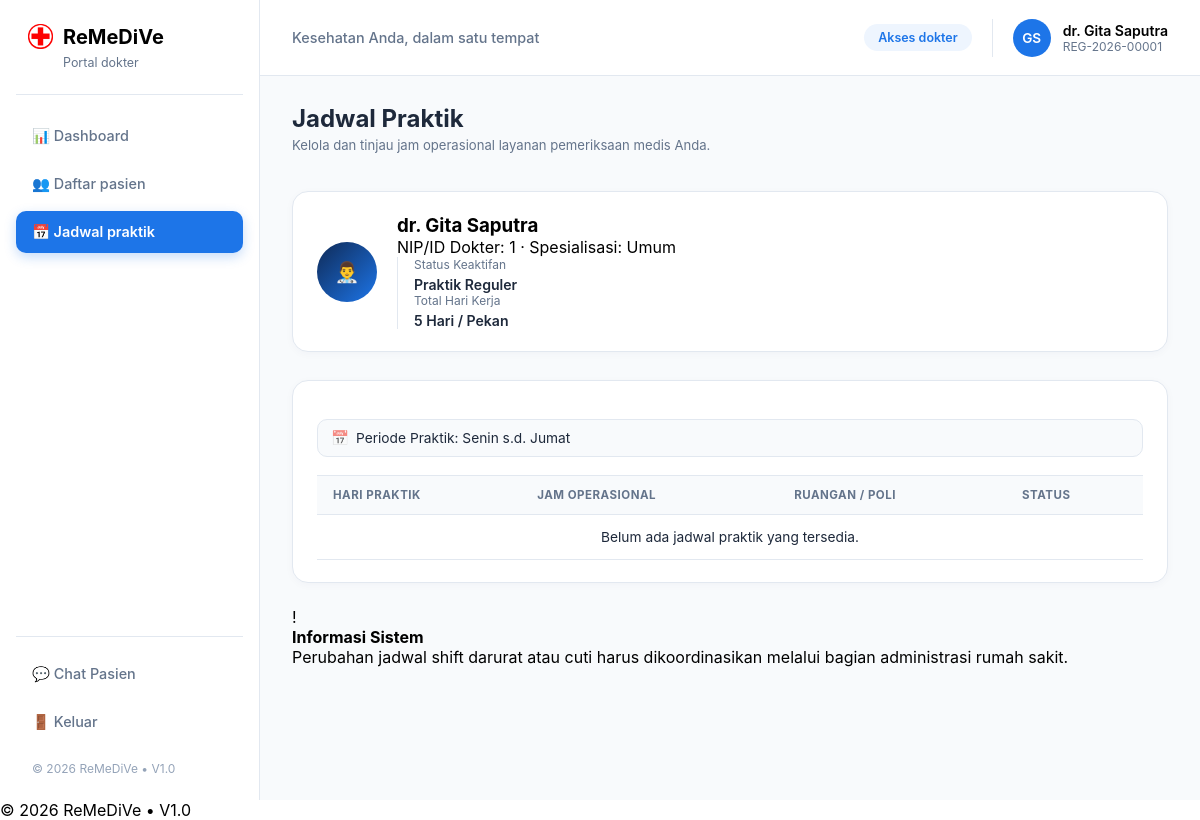
The app's page /doctor_schedule.php (signed in) with its own data.
### tables this page shows
CREATE TABLE `doctors` (
  `DoctorID` int(11) NOT NULL,
  `DoctorName` varchar(50) NOT NULL,
  `Speciality` varchar(20) DEFAULT NULL,
  `PhoneNumber` varchar(15) DEFAULT NULL,
  `RegistrationNumber` char(17) DEFAULT NULL,
  `UserID` int(11) DEFAULT NULL
);

### doctor_schedule.php (the view, shortened to what this page needs)
<?php
    include ('header.php');
?>
<main class="main-content">
    <div class="page-header-row">
        <div>
            <h2>Jadwal Praktik</h2>
            <p class="section-desc">Kelola dan tinjau jam operasional layanan pemeriksaan medis Anda.</p>
        </div>
    </div>
    <div class="card profile-summary-card">
        <div class="profile-avatar-large">👨‍⚕️</div>
        <div class="profile-info-grid-horizontal">
            <div>
                <h3><?php echo htmlspecialchars($data['DoctorName'] ?? 'Dokter'); ?></h3>
                <p>NIP/ID Dokter: <?php echo htmlspecialchars($data['DoctorID'] ?? '-'); ?> · Spesialisasi: <?php echo htmlspecialchars($data['Speciality'] ?? 'Umum'); ?></p>
            </div>
            <div class="profile-col">
                <span class="label">Status Keaktifan</span>
                <span class="value"><span class="service-pill">Praktik Reguler</span></span>
            </div>
            <div class="profile-col">
                <span class="label">Total Hari Kerja</span>
                <span class="value">5 Hari / Pekan</span>
            </div>
        </div>
    </div>
    <div class="card content-card">
        <div class="table-filter-toolbar">
            <div class="search-box-wrapper">
                <span class="search-icon">📅</span>
                <input type="text" class="form-control" value="Periode Praktik: Senin s.d. Jumat" readonly>
            </div>
        </div>
        <div class="table-responsive">
            <table class="data-table">
                <thead>
                    <tr>
                        <th>HARI PRAKTIK</th>
                        <th>JAM OPERASIONAL</th>
                        <th>RUANGAN / POLI</th>
                        <th>STATUS</th>
                    </tr>
                </thead>
                <tbody>
                    <?php
                        if (!empty($hardcoded_schedules)){
                            foreach ($hardcoded_schedules as $schedule){
                                ?>
                                <tr>
                                    <td>
                                        <strong><?php echo htmlspecialchars($schedule['day']); ?></strong>
                                    </td>
                                    <td><?php echo htmlspecialchars($schedule['time']); ?> WIB</td>
                                    <td><?php echo htmlspecialchars($schedule['room']); ?></td>
                                    <td><span class="warning-tag"><?php echo htmlspecialchars($schedule['status']); ?></span></td>
                                </tr>
                                <?php
                            }
                        } else {
                            ?>
                            <tr>
                                <td colspan="4" class="text-center">Belum ada jadwal praktik yang tersedia.</td>
                            </tr>
                            <?php
                        }
                    ?>
                </tbody>
            </table>
        </div>
    </div>
    <div class="audit-notice-banner" style="margin-top: 24px;">
        <span>!</span>
        <p><strong>Informasi Sistem</strong><br>Perubahan jadwal shift darurat atau cuti harus dikoordinasikan melalui bagian administrasi rumah sakit.</p>
    </div>
</main>
<?php
    include ('footer.php');
?>

### header.php (shortened to what this page needs)
<?php
    include ('connection.php');
    $user_id = $_SESSION['UserID'];
    $role = $_SESSION['Role'];
    $display_name = '';
    $identifier   = '';
    $initials     = '';
    if ($role === 'patient') {
    $query = "SELECT * FROM patients WHERE UserID = '$user_id'";
    $result = mysqli_query($connection, $query);
        if ($result && mysqli_num_rows($result) > 0) {
            $data = mysqli_fetch_assoc($result);
            $display_name = $data['PatientName'];
            $identifier = 'RM-' . $data['PatientID'];
            $words = explode(' ', $display_name);
            $initials = mb_substr($words[0], 0, 1) . (isset($words[1]) ? mb_substr($words[1], 0, 1) : '');
            $initials = strtoupper($initials);
        }
    } elseif ($role === 'doctor') {
        $query = "SELECT * FROM doctors WHERE UserID = '$user_id'";
        $result = mysqli_query($connection, $query);
        if ($result && mysqli_num_rows($result) > 0) {
            $data = mysqli_fetch_assoc($result);
            $display_name = $data['DoctorName'];
            $identifier = $data['RegistrationNumber'];
            $words = explode(' ', str_replace('dr. ', '', $display_name));
            $initials = mb_substr($words[0], 0, 1) . (isset($words[1]) ? mb_substr($words[1], 0, 1) : '');
            $initials = strtoupper($initials);
        }
    } else {
        $display_name = 'Administrator';
        $identifier = 'ADM';
        $initials = 'AD';
    }
?>
<!DOCTYPE html>
<html lang="id">
<head>
    <link rel="stylesheet" href="style.css">
</head>
<body>
    <div class="app-layout">
        <aside class="sidebar">
            <div class="sidebar-brand">
                <img src="assets/image/RedCross.png" alt="ReMeDiVe" style="height: 25px; width:auto;">
                <h2>ReMeDiVe</h2>
                <small><?php echo ($role === 'patient') ? 'Portal pasien' : (($role === 'doctor') ? 'Portal dokter' : 'Portal admin'); ?></small>
            </div>
            <nav class="sidebar-menu">
                <?php
                    if ($role === 'patient'){
                        ?>
                        <a href="patient_dashboard.php" class="menu-item <?php echo (basename($_SERVER['PHP_SELF']) == 'patient_dashboard.php') ? 'active' : ''; ?>">
                            <span>📊 Dashboard</span>
                        </a>
                        <a href="patient_records.php" class="menu-item <?php echo (basename($_SERVER['PHP_SELF']) == 'patient_records.php') ? 'active' : ''; ?>">
                            <span>📁 Rekam medis</span>
                        </a>
                        <a href="patient_profile.php" class="menu-item <?php echo (basename($_SERVER['PHP_SELF']) == 'patient_profile.php') ? 'active' : ''; ?>">
                            <span>👤 Profil saya</span>
                        </a>
                        <?php
                    } elseif ($role === 'doctor'){
                        ?>
                        <a href="doctor_dashboard.php" class="menu-item <?php echo (basename($_SERVER['PHP_SELF']) == 'doctor_dashboard.php') ? 'active' : ''; ?>">
                            <span>📊 Dashboard</span>
                        </a>
                        <a href="doctor_patients.php" class="menu-item <?php echo (basename($_SERVER['PHP_SELF']) == 'doctor_patients.php') ? 'active' : ''; ?>">
                            <span>👥 Daftar pasien</span>
                        </a>
                        <a href="doctor_schedule.php" class="menu-item <?php echo (basename($_SERVER['PHP_SELF']) == 'doctor_schedule.php') ? 'active' : ''; ?>">
                            <span>📅 Jadwal praktik</span>
                        </a>
                        <?php
                    }
                ?>
            </nav>
            <div class="sidebar-footer-menu">
                <a href="chat.php" class="menu-item <?php echo (basename($_SERVER['PHP_SELF']) == 'chat.php') ? 'active' : ''; ?>">
                    <span>💬 <?php echo ($role === 'patient') ? 'Konsultasi Dokter' : 'Chat Pasien'; ?></span>
                </a>
                <a href="logout.php" class="menu-item logout-item">
                    <span>🚪 Keluar</span>
                </a>
                <div class="copyright-box">
                    <span>&copy; <?php echo date('Y'); ?> ReMeDiVe &bull; V1.0</span>
                </div>
            </div>
        </aside>
        <div class="main-wrapper">
            <header class="top-header">
                <div class="top-header-left">
                    <p>Kesehatan Anda, dalam satu tempat</p>
                </div>
                <div class="top-header-right">
                    <span class="role-badge"><?php echo ($role === 'patient') ? 'Akses pasien' : (($role === 'doctor') ? 'Akses dokter' : 'Akses admin'); ?></span>
                    <div class="user-profile-mini">
                        <span class="user-avatar-small"><?php echo $initials; ?></span>
                        <div class="user-info-text">
                            <span class="u-name"><?php echo htmlspecialchars($display_name); ?></span>
                            <small><?php echo htmlspecialchars($identifier); ?></small>
                        </div>
                    </div>
                </div>
            </header>
        </div>
    </div>
</body>
</html>

### records on screen
doctors: DoctorName "GS", DoctorName "dr. Gita Saputra", RegistrationNumber "REG-2026-00001", DoctorID "1", Speciality "Umum"
